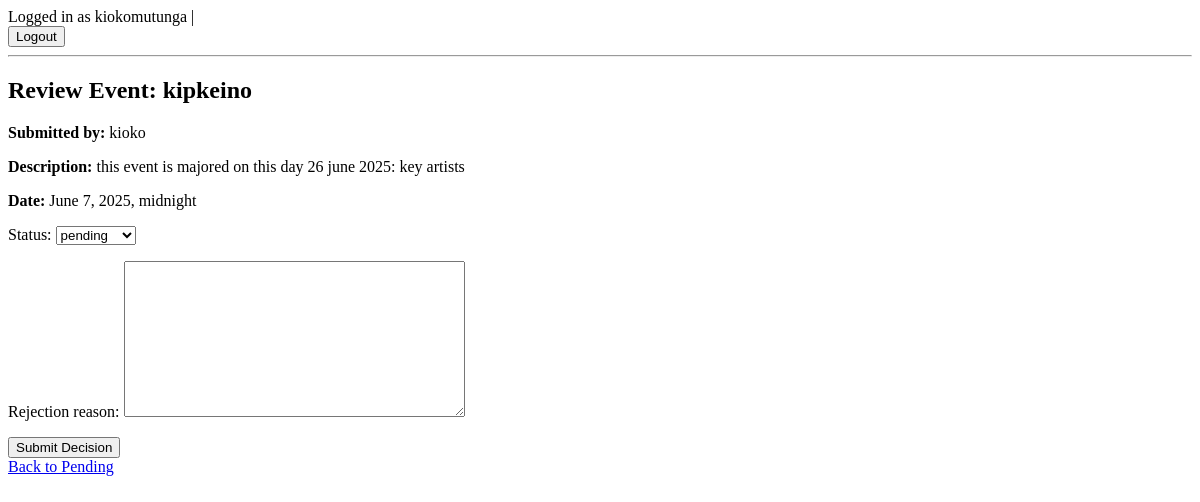
Before: /staff/review/1/ (signed in) with the older database file.
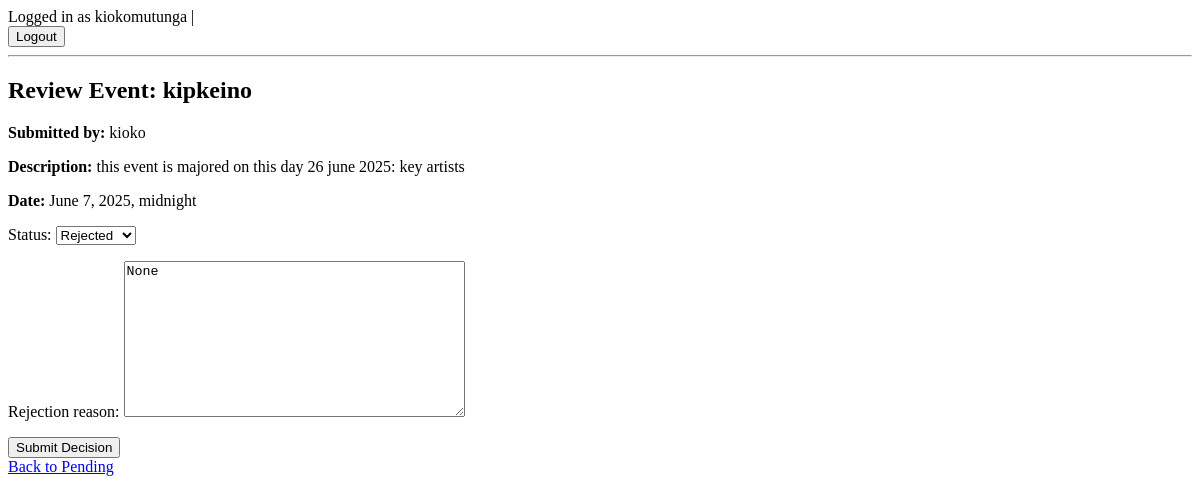
After: the same page with the newer database file.
### bookings/models.py (models this page shows, shortened)
class Event(models.Model):
    STATUS_CHOICES = [
        ('PENDING','pending'),
        ('APPROVED','Approved'),
        ('REJECTED','Rejected'),
    ]
    name = models.CharField(max_length=100)
    description = models.TextField()
    date = models.DateTimeField()
    created_by = models.ForeignKey(settings.AUTH_USER_MODEL, on_delete=models.CASCADE)
    status = models.CharField(max_length=10,choices=STATUS_CHOICES, default='PENDING')
    rejection_reason = models.TextField(blank=True, null=True)
    updated_at = models.DateTimeField(auto_now=True)

class CustomUser(AbstractUser):
    email = models.EmailField(unique=True)
    phone_number = models.CharField(max_length=15, blank=True)

### bookings/views.py (the view)
# urls.py: path('staff/review/<int:event_id>/', views.review_event, name='review_event'),
@login_required
@user_passes_test(is_admin)
def review_event(request, event_id):
    event = get_object_or_404(Event, id=event_id)
    if request.method == 'POST':
        form = EventApprovalForm(request.POST, instance=event)
        if form.is_valid():
            form.save()
            return redirect('pending_events')
    else:
        form = EventApprovalForm(instance=event)
    return render(request, 'bookings/review.html', {'form':form, 'event':event})

### bookings/forms.py (shortened to what this page needs)
class EventApprovalForm(forms.ModelForm):
    class Meta:
        model = Event
        fields = ['status', 'rejection_reason']

### bookings/views.py (called while the page is built)
def is_admin(user):
    return user.is_staff

### templates/bookings/review.html (shortened to what this page needs)
{% extends 'base.html' %}
{% block content %}
<h2>Review Event: {{ event.name }}</h2>
<p><strong>Submitted by:</strong> {{ event.created_by.username }}</p>
<p><strong>Description:</strong> {{ event.description }}</p>
<p><strong>Date:</strong> {{ event.date }}</p>
<form method="post">
    {{ form.as_p }}
    <button type="submit">Submit Decision</button>
</form>
<a href="{% url 'pending_events' %}">Back to Pending</a>
{% endblock %}

Changed rows visible on the page:
changed Event "kipkeino": status "pending" → "Rejected"; rejection_reason (not shown) → "None"
